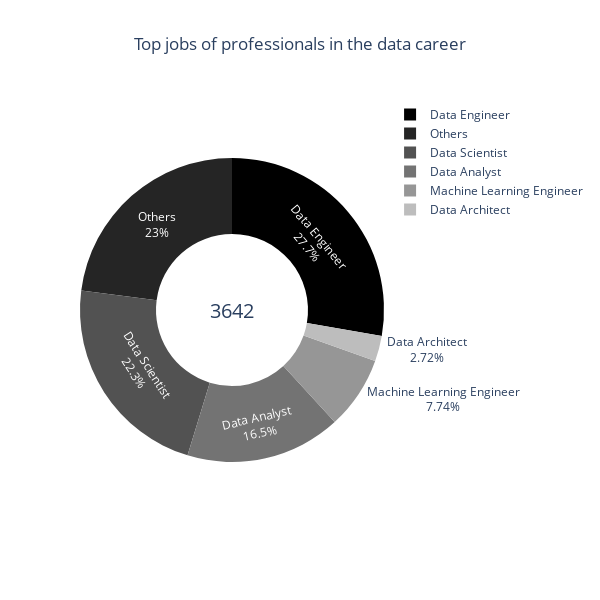

The cell this chart's notebook holds for it:
### Code cell
jobs_title = df["job_title"].value_counts().sort_values(ascending=False)

# top jobs
top_jobs_labels = jobs_title.index.values[:5].tolist()
top_jobs_values = jobs_title.values[:5].tolist()

# sum of total jobs registered
total = sum(jobs_title.values)

# sum of other jobs
others = sum(jobs_title.values[5:])

jobs_values = top_jobs_values + [others]
jobs_labels = top_jobs_labels + ["Others"]

jobs = dict(zip(jobs_labels, jobs_values))

# Ordenar o dicionário pelos valores em ordem crescente
jobs_ordered = dict(sorted(jobs.items(), key=lambda item: item[1], reverse=True))

# Cria um objeto Pie para o gráfico de donut
data = [
    go.Pie(
        labels=list(jobs_ordered.keys()),
        values=list(jobs_ordered.values()),
        hole=0.5,
        marker=dict(colors=list(reversed(colors.sequential.Greys))),
        textinfo="percent+label",
        insidetextorientation="auto",
        hoverinfo="label+value",
    )
]

# Cria a anotação com o valor total
annotation = dict(font=dict(size=20), showarrow=False, text=str(total), x=0.5, y=0.5)

# Cria o layout do gráfico
layout = go.Layout(
    title={
        'text': "Top jobs of professionals in the data career",
        'x': 0.5,
        'xanchor': 'center'
    },
    width=600,
    height=600,
    annotations=[annotation],
)

# Cria a figura do gráfico
fig = go.Figure(data=data, layout=layout)

fig.show()

### Figure 1 — Plotly figure (JSON) as saved in the notebook; plotly's stock layout.template omitted (floating-point values rounded to 4 significant figures)
{"data": [{"hole": 0.5, "hoverinfo": "label+value", "insidetextorientation": "auto", "labels": ["Data Engineer", "Others", "Data Scientist", "Data Analyst", "Machine Learning Engineer", "Data Architect"], "marker": {"colors": ["rgb(0,0,0)", "rgb(37,37,37)", "rgb(82,82,82)", "rgb(115,115,115)", "rgb(150,150,150)", "rgb(189,189,189)", "rgb(217,217,217)", "rgb(240,240,240)", "rgb(255,255,255)"]}, "textinfo": "percent+label", "type": "pie", "values": [1010, 836, 813, 602, 282, 99]}], "layout": {"annotations": [{"font": {"size": 20}, "showarrow": false, "text": "3642", "x": 0.5, "y": 0.5}], "height": 600, "title": {"text": "Top jobs of professionals in the data career", "x": 0.5, "xanchor": "center"}, "width": 600}}
